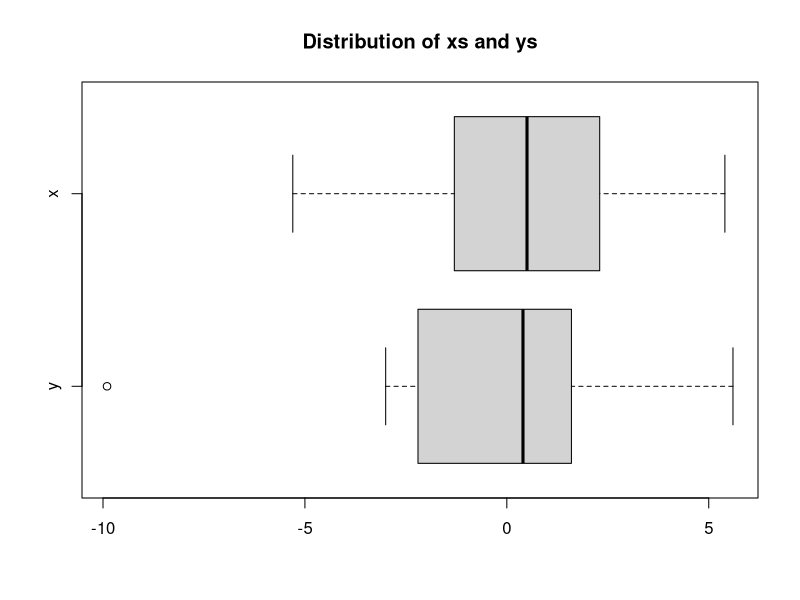
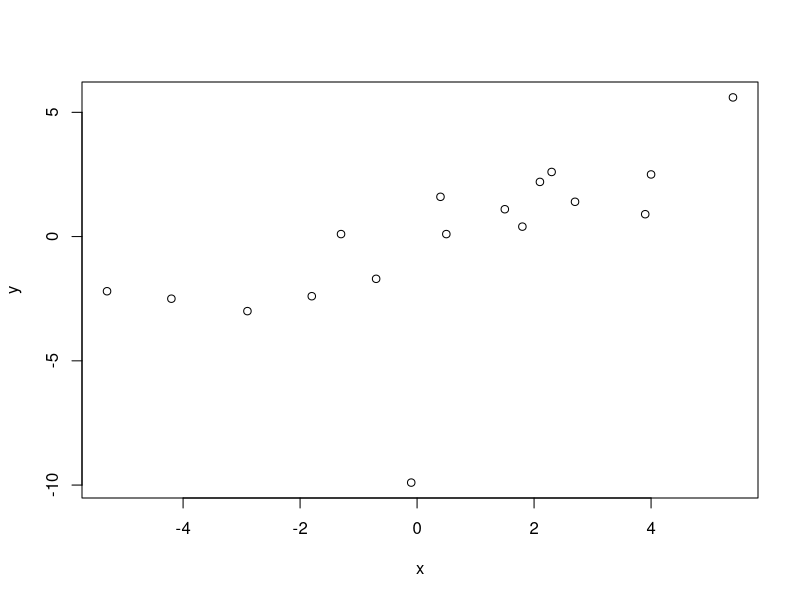
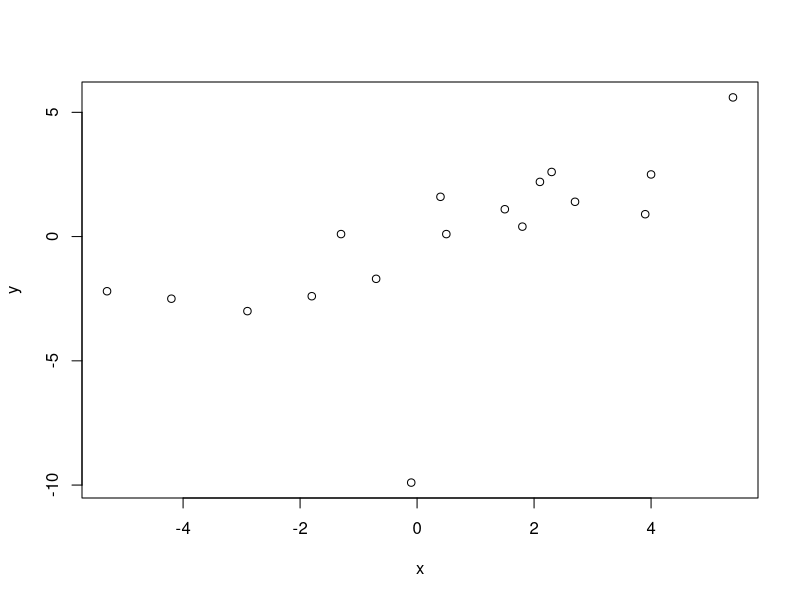
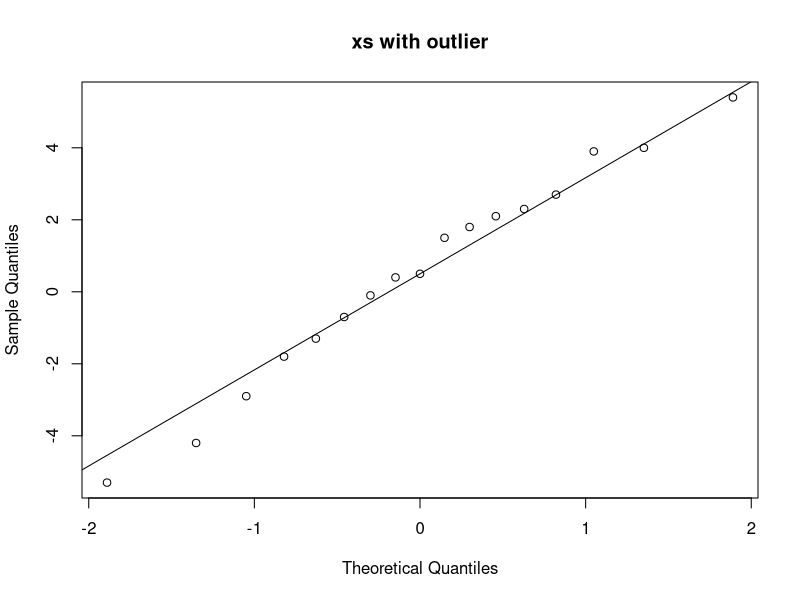
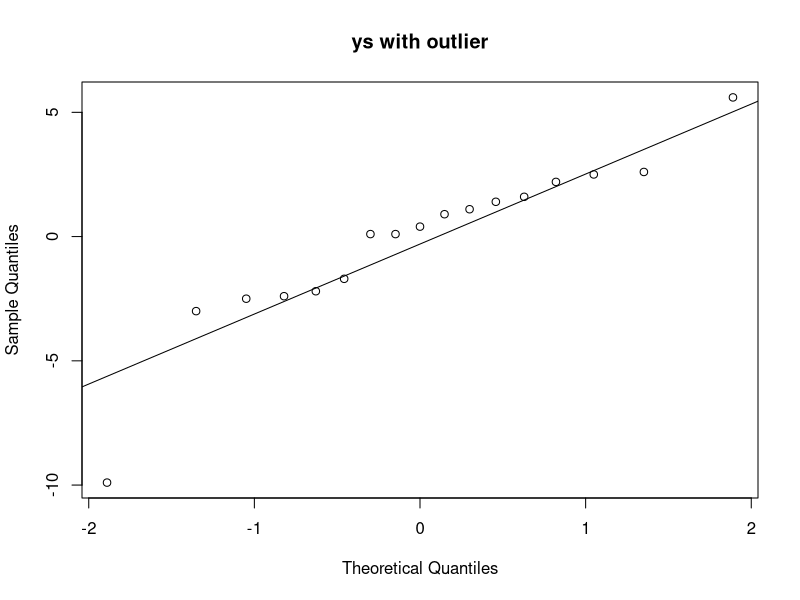
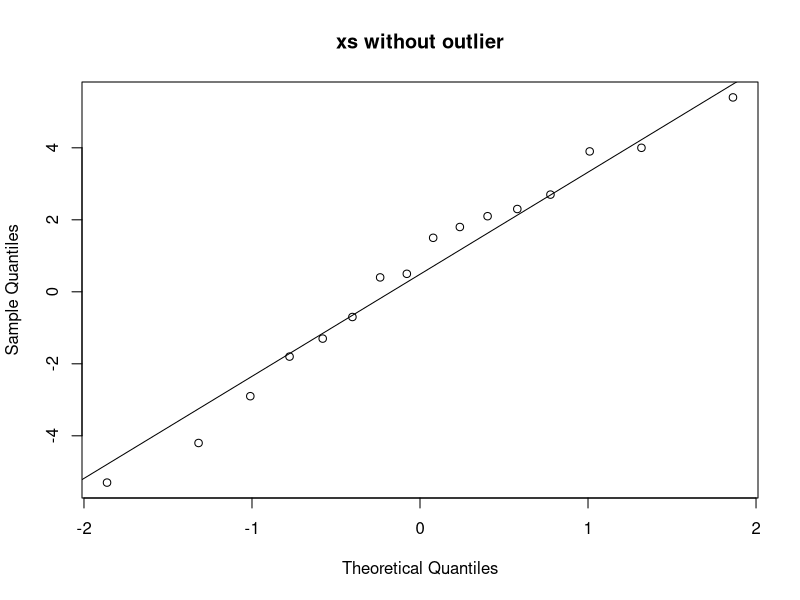
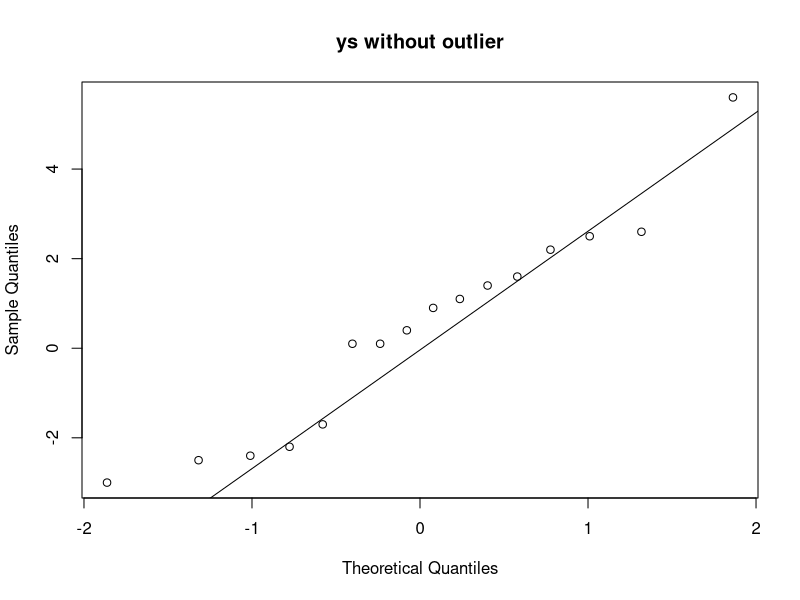
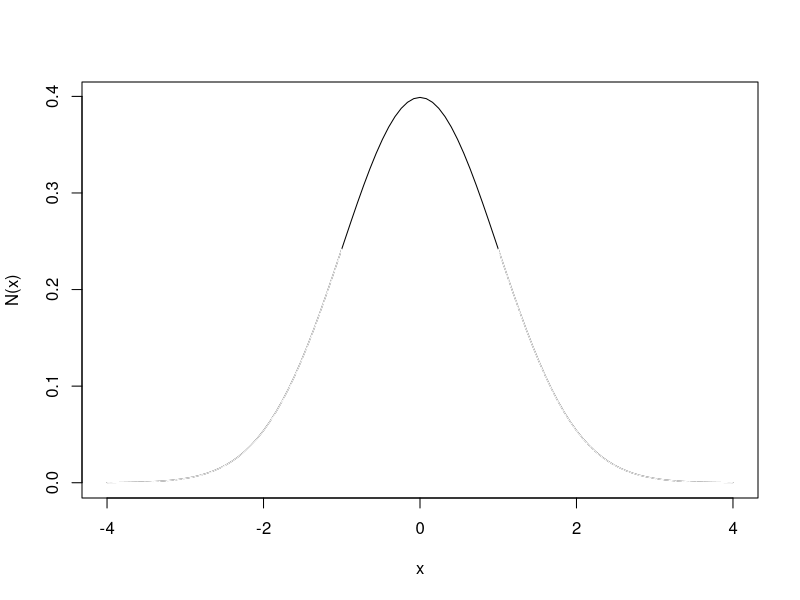

The R source for these figures, in order:
#' ---
#' title: "Homework 1"
#' author: "Daniel Detore"
#' output: pdf_document
#' ---

#+ echo=FALSE
knitr::opts_chunk$set(fig.width = 5, fig.height = 3.5, fig.align = "center")
colorArea <- function(from, to, density, ..., col="blue", dens=NULL){
    y_seq <- seq(from, to, length.out=500)
    d <- c(0, density(y_seq, ...), 0)
    polygon(c(from, y_seq, to), d, col=col, density=dens)
}

#' # 1
#' ## i

#' Using:
x <- c(2.7, 4.0, 2.3, 5.4, -5.3, 1.8, -1.3, -2.9, 2.1, 3.9,
       -1.8, 0.4, -4.2, 0.5, -0.1, 1.5, -0.7)
y <- c(1.4, 2.5, 2.6, 5.6, -2.2, 0.4, 0.1, -3.0, 2.2, 0.9,
       -2.4, 1.6, -2.5, 0.1, -9.9, 1.1, -1.7)

#' Five-number summary of $x$:
summary(x)
#' Five-number summary of $y$:
summary(y)


#' Sample variance of $x$:
var(x)
#' Sample variance of $y$:
var(y)

boxplot(y,x,
  main = "Distribution of xs and ys",
  names = c("y", "x"),
  horizontal = TRUE
)

#' The $y$s are skewed right while the $xs have no skew.
#' The outlier is the y-value $-9.9$ from the point $(-0.1, -9.9)$.

#' 
#' 
#' ## ii

plot(x, y)

#' Correlation coefficient:
cor(x, y)
#' Which means $x$ and $y$ are moderately linearly correlated.
#' 
#' ## iii
#' 
#' Yes; $(-0.1, -9.9)$ is an outlier.
x2 <- c(2.7, 4.0, 2.3, 5.4, -5.3, 1.8, -1.3, -2.9, 2.1, 3.9,
        -1.8, 0.4, -4.2, 0.5, 1.5, -0.7)
y2 <- c(1.4, 2.5, 2.6, 5.6, -2.2, 0.4, 0.1, -3.0, 2.2, 0.9,
        -2.4, 1.6, -2.5, 0.1, 1.1, -1.7)
cor(x2, y2)

#'
#'
#' ## iv
plot(x, y)
#' I can see the outlier $(-0.1, -9.9)$ at the bottom-center of the graph.
#' 
#' 
#' ## v
#' The sample correlation coefficient in iii is much higher than the one in ii.
#' 
#' 
#' ## vi
#' 
qqnorm(x, main="xs with outlier"); qqline(x)
qqnorm(y, main="ys with outlier"); qqline(y)
#' The $x$s look much closer to normal distribution than the $y$s.

qqnorm(x2, main="xs without outlier"); qqline(x2)
qqnorm(y2, main="ys without outlier"); qqline(y2)
#' The $x$s still look much closer to normal distribution than the $y$s.
#' 
#' 



#' # 2
#' $P(|Z| < 1)=$
pnorm(-1) + pnorm(1, lower.tail=FALSE)
N <- function(j) dnorm(j)
curve(N, from = -4, to = 4)
colorArea(from=-4, to=-1, dnorm, col=0, dens=20) #P(Z < -1)
colorArea(from=1, to=4, dnorm, col=0, dens=20) #P(Z > 1)

#' $P(|Z| < 2)=$
pnorm(-2) + pnorm(2, lower.tail=FALSE)
curve(N, from = -4, to = 4)
colorArea(from=-4, to=-2, dnorm, col=1, dens=20) #P(Z < -2)
colorArea(from=2, to=4, dnorm, col=1, dens=20) #P(Z > 2)

#' $P(|Z| < 3)=$
pnorm(-3) + pnorm(3, lower.tail=FALSE)
curve(N, from = -4, to = 4)
colorArea(from=-4, to=-3, dnorm, col=2, dens=20) #P(Z < -3)
colorArea(from=3, to=4, dnorm, col=2, dens=20) #P(Z > 3)

#' $P(Z \leq z_{0.1/2})=$
pnorm(qnorm(0.1/2))
curve(N, from = -4, to = 4)
colorArea(from = -4, to = qnorm(0.1/2), dnorm, col=3, dens=20)

#' $P(Z \leq z_{1-0.1/2})=$
pnorm(qnorm(1-0.1/2))
curve(N, from = -4, to = 4)
colorArea(from = -4, to = qnorm(1 - 0.1/2), dnorm, col=4, dens=20)

#' $P(z_{0.1/2} \leq Z \leq z_{1-0.1/2})=$
pnorm(qnorm(0.1/2)) + pnorm(qnorm(1-0.1/2), lower.tail=FALSE)
curve(N, from = -4, to = 4)
colorArea(from = qnorm(0.1/2), to = qnorm(1 - 0.1/2), dnorm, col=5, dens=20)

#' 
#' # 3
#' We know $F'$ is the inverse of cdf $F(x) = P(X \leq x)$, which means $P(X \leq F'(x)) = F(F'(x)) = x$.
#' This means:
#' 
#' - $P(X \leq F^{-1}(\alpha/2)) = \alpha/2$. 
#'      - This probability will decrease with a decrease in $\alpha$.
#' 
#' - $P(X > F^{-1}(1-\alpha/2)) = 1 - P(X \leq F^{-1}(1-\alpha/2)) = 1 - 1 - \alpha/2 = - \alpha/2$. 
#'      - This probability will increase with a decrease in $\alpha$.
#' 
#' - $P(F^{-1}(\alpha/2) \leq X \leq F^{-1}(1-\alpha/2)) = P(X \leq F^{-1}(1-\alpha/2)) - P(X \leq F^{-1}(\alpha/2)) = 1-\alpha/2 - \alpha/2 = 1 - \alpha$. 
#'      - This probability will increase with a decrease in $\alpha$.
#' 
#' # 4
#' ## i
#' $\sum_{i=1}^n (x_i - \bar{x}) = \sum_{i=1}^n (x_i) - \sum_{i=1}^n (\bar{x}) = \sum_{i=1}^n (x_i) - n\bar{x}$ (because $n$ is constant)
#' 
#' $\bar{x} = \frac{\sum_{i=1}^n x_i}{n} \implies \sum_{i=1}^n x_i = n\bar{x} \implies \sum_{i=1}^n (x_i) - n\bar{x} = n\bar{x} - n\bar{x} = 0$.
#' 
#' $\square$
#' 
#' ## ii
#' If $n=2$, then $(\sum_{i=1}^n x_i)^2 = (x_1 + x_2)^2 = x_1^2 + x_2^2 + 2x_1x_2 = \sum_{i=1}^2 x_i^2 + 2 \sum_{1\leq i < j \leq 2} x_ix_j$.
#' 
#' If $n=3$, then $(\sum_{i=1}^n x_i)^2 = (x_1 + x_2 + x_3)^2 = x_1^2 + x_2^2 + x_3^2 + 2x_1x_2 + 2x_1x_3 + 2x_2x_3 = \sum_{i=1}^3 x_i^2 + 2 \sum_{1\leq i < j \leq 3} x_ix_j$.
#' 
#' We can generalize $\sum_{i=1}^2 x_i + 2 \sum_{1\leq i < j \leq 2} x_ix_j$ and $\sum_{i=1}^3 x_i + 2 \sum_{1\leq i < j \leq 3} x_ix_j$ to the form 
#' 
#' $\sum_{i=1}^n x_i^2 + 2 \sum_{1\leq i < j \leq n} x_ix_j$.
#' 
#' $\square$
#' 
#' ## iii
#' Note that by convention $n \geq 1$.
#' 
#' $(\sum_{i=1}^n x_i)^2 = \sum_{i=1}^n x_i^2 + 2 \sum_{1\leq i <j \leq n} x_ix_j \implies _{}$
#' 
#' $\frac{1}{n}(\sum_{i=1}^n x_i)^2 = \frac{1}{n}\sum_{i=1}^n x_i^2 + \frac{2}{n}\sum_{1\leq i < \leq n} x_ix_j \implies$
#' $\frac{1}{n}(\sum_{i=1}^n x_i)^2 \leq \frac{1}{n}\sum_{i=1}^n x_i^2 \leq \sum_{i=1}^n x_i^2 \implies$
#' 
#' $\frac{1}{n}(\sum_{i=1}^n x_i)^2 \leq \sum_{i=1}^n x_i^2.$
#' 
#' $\square$
#' 
#' ## iv
#' $\sum_{i=1}^n (x_i - \bar{x})^2 = \sum_{i=1}^n(x_i^2 + \bar{x}^2 - 2x_i\bar{x}) = \sum_{i=1}^n x_i^2 + \sum_{i=1}^n \bar{x}^2 - \sum_{i=1}^n 2x_i\bar{x} = \sum_{i=1}^n x_i^2 + n\bar{x}^2 - 2\bar{x}\sum_{i=1}^n x_i$
#' 
#' Recall $\sum_{i=1}^n x_i = n\bar{x} \implies \sum_{i=1}^n x_i^2 + n\bar{x}^2 - 2\bar{x}\sum_{i=1}^n x_i = \sum_{i=1}^n x_i^2 + n\bar{x}^2 - 2n\bar{x}^2 = \sum_{i=1}^n x_i^2 - n\bar{x}^2$.
#' 
#' $\square$